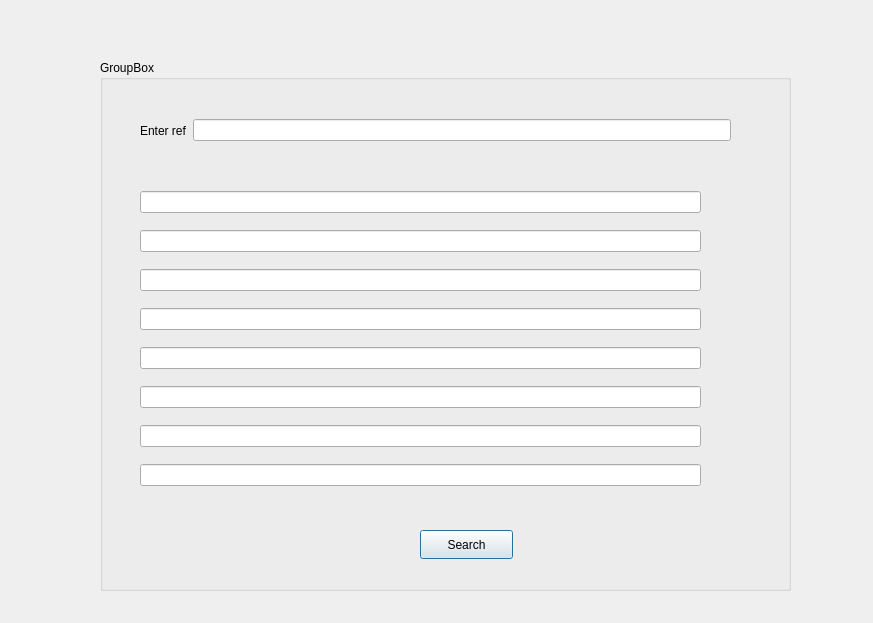
<?xml version="1.0" encoding="UTF-8"?>
<ui version="4.0">
 <class>bookingsearch</class>
 <widget class="QDialog" name="bookingsearch">
  <property name="geometry">
   <rect>
    <x>0</x>
    <y>0</y>
    <width>873</width>
    <height>623</height>
   </rect>
  </property>
  <property name="windowTitle">
   <string>Dialog</string>
  </property>
  <widget class="QGroupBox" name="groupBox">
   <property name="geometry">
    <rect>
     <x>100</x>
     <y>60</y>
     <width>691</width>
     <height>531</height>
    </rect>
   </property>
   <property name="title">
    <string>GroupBox</string>
   </property>
   <widget class="QPushButton" name="pushButton">
    <property name="geometry">
     <rect>
      <x>320</x>
      <y>470</y>
      <width>93</width>
      <height>29</height>
     </rect>
    </property>
    <property name="text">
     <string>Search</string>
    </property>
   </widget>
   <widget class="QWidget" name="">
    <property name="geometry">
     <rect>
      <x>40</x>
      <y>50</y>
      <width>591</width>
      <height>41</height>
     </rect>
    </property>
    <layout class="QHBoxLayout" name="horizontalLayout">
     <item>
      <widget class="QLabel" name="label">
       <property name="text">
        <string>Enter ref</string>
       </property>
      </widget>
     </item>
     <item>
      <widget class="QLineEdit" name="lineEdit_ref2"/>
     </item>
    </layout>
   </widget>
   <widget class="QWidget" name="">
    <property name="geometry">
     <rect>
      <x>40</x>
      <y>120</y>
      <width>561</width>
      <height>321</height>
     </rect>
    </property>
    <layout class="QVBoxLayout" name="verticalLayout">
     <item>
      <widget class="QLineEdit" name="init_location"/>
     </item>
     <item>
      <widget class="QLineEdit" name="final_location"/>
     </item>
     <item>
      <widget class="QLineEdit" name="class_2"/>
     </item>
     <item>
      <widget class="QLineEdit" name="deptime"/>
     </item>
     <item>
      <widget class="QLineEdit" name="return_time"/>
     </item>
     <item>
      <widget class="QLineEdit" name="startdate"/>
     </item>
     <item>
      <widget class="QLineEdit" name="enddate"/>
     </item>
     <item>
      <widget class="QLineEdit" name="hotel"/>
     </item>
    </layout>
   </widget>
  </widget>
 </widget>
 <resources/>
 <connections/>
</ui>
